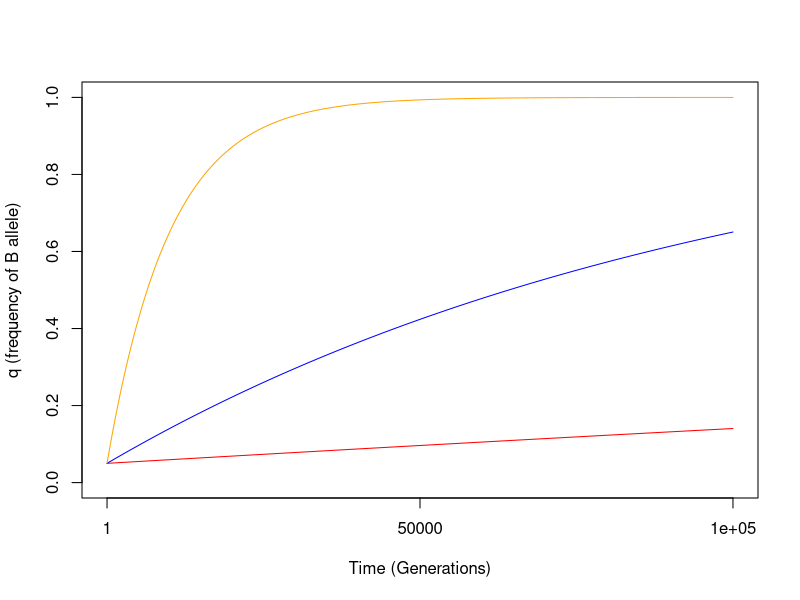

The R script that drew this image:
## ---- chunk 1
p0 <- 0.95
t <- 1:100000

marks <- c(1,50000,100000)
u <- 0.000001
qt <- 1 - p0*exp(-u*t)
qt5 <- 1 - p0*exp(-0.00001*t)
qt4 <- 1 - p0*exp(-0.0001*t)

plot(x=t, y=qt, xlab="Time (Generations)", ylab="q (frequency of B allele)", type="l", col="red", xaxt="n", ylim=c(0,1))
axis(1,at=marks,labels=marks)
points(x=t,y=qt5,type="l",col="blue")
points(x=t,y=qt4,type="l",col="orange")
## ---- chunk 2
# FUNCTION to calculate observed allele frequencies or a single gene with 2 alleles  

AlleleFreq_2A <- function(x=c(AA=100, AB=50, BB=50)) {
  
  # Pull out counts of individual genotypes
  AA <- x[1]
  AB <- x[2]
  BB <- x[3]
  # Create a vector and divide by the sum; works for frequencies or raw counts as input
  Gen_Freq <- c(AA,AB,BB)/sum(AA + AB + BB)
  
  # Print genotype frequencies
  cat("Observed genotypic frequencies:", "\n","freq(AA) = ", Gen_Freq[1], "\n", "freq(AB) = ", Gen_Freq[2], "\n", "freq(BB) = ", Gen_Freq[3],"\n")
  cat("\n")
  
  # Create vector for allele frequencies
  Allele_Freq <- vector("numeric",2)
  
  # Use genotypes to calculate allele frequencies
  Allele_Freq[1] <- Gen_Freq[1] + 0.5*Gen_Freq[2]
  Allele_Freq[2] <- Gen_Freq[3] + 0.5*Gen_Freq[2]
  
  # Print allelic frequencies
  cat("Observed allelic frequencies:", "\n", "freq(A) = ", Allele_Freq[1], "\n", "freq(B) = ", Allele_Freq[2], "\n")
  cat("\n")
  # Return the output vector
  return(Allele_Freq)
}
## ---- chunk 3
# FUNCTION to calculate observed allele frequencies or a single gene with 3 alleles  

AlleleFreq_3A <- function(x=c(JJ=100, JK=50, JL=50, KL=50, KK=50, LL=50)) {
  
  # Convert input vector to individual genotypes
  JJ <- x[1]
  JK <- x[2]
  JL <- x[3]
  KL <- x[4]
  KK <- x[5]
  LL <- x[6]
  # Create a vector and divide by the sum; works for frequencies or raw counts as input
  Gen_Freq <- c(JJ, JK, JL, KL, KK, LL)/sum(JJ, JK, JL, KL, KK, LL)
  
  # Print genotype frequencies
  cat("Observed genotypic frequencies:", "\n","freq(JJ) = ", Gen_Freq[1], "\n", "freq(JK) = ", Gen_Freq[2], "\n", "freq(JL) = ", Gen_Freq[3],"\n", "freq(KL) = ", Gen_Freq[4], "\n", "freq(KK) = ", Gen_Freq[5], "\n", "freq(LL) = ", Gen_Freq[6],"\n")
  cat("\n")
  
  # Create vector for allele frequencies
  Allele_Freq <- vector("numeric",3)
  
  # Use genotypes to calculate allele frequencies
  Allele_Freq[1] <- Gen_Freq[1] + 0.5*Gen_Freq[2] + 0.5*Gen_Freq[3]
  Allele_Freq[2] <- Gen_Freq[5] + 0.5*Gen_Freq[2] + 0.5*Gen_Freq[4]
  Allele_Freq[3] <- Gen_Freq[6] + 0.5*Gen_Freq[3] + 0.5*Gen_Freq[4]
  
  # Print allelic frequencies
 cat("Observed allelic frequencies:", "\n", "freq(J) = ", Allele_Freq[1], "\n", "freq(K) = ", Allele_Freq[2], "\n", "freq(L) = ", Allele_Freq[3], "\n")
  cat("\n")
 
  # Return the output vector
  return(Allele_Freq)
}
## ---- chunk 4
# FUNCTION to calculate Hardy-Weinberg genotypic frequency for a single gene with 2 alleles  

HardyWeinberg_2A <- function(x=c(p=0.7, q=0.3)){
  
  # Convert input vector to individual frequencies
  p <- x[1]
  q <- x[2]
# Create a vector for genotypic frequencies
Genotype_Freq <-vector("numeric",3)  

# Use Hardy-Weinberg equation to calculate genotypic frequencies from allelic frequencies
Genotype_Freq[1] <- p^2
Genotype_Freq[2] <- 2*p*q
Genotype_Freq[3] <- q^2

# Print allelic frequencies
cat("Observed allelic frequencies:", "\n", "f(A) = ", p, "\n", "f(B) = ", q, "\n")
cat("\n")

# Print expected Hardy-Weinberg genotypic frequencies
cat("Expected Hardy-Weinberg genotypic frequencies:", "\n", "H-W f(AA) = ", Genotype_Freq[1], "\n", "H-W f(AB) = ", Genotype_Freq[2], "\n", "H-W f(BB) = ", Genotype_Freq[3], "\n")
  cat("\n")

  # Return the output vector
  return(Genotype_Freq)
}
## ---- chunk 5
# FUNCTION to calculate Hardy-Weinberg genotypic frequency for a single gene with 3 alleles  

HardyWeinberg_3A <- function(x=c(p=0.7, q=0.2, r=0.1)){
  
  # Convert input vector into individual allelic frequencies
  p <- x[1]
  q <- x[2]
  r <- x[3]
# Create a vector for genotypic frequencies
Genotype_Freq <-vector("numeric",6)  

# Use Hardy-Weinberg equation to calculate genotypic frequencies from allelic frequencies
Genotype_Freq[1] <- p^2
Genotype_Freq[2] <- 2*p*q
Genotype_Freq[3] <- 2*p*r
Genotype_Freq[4] <- 2*q*r
Genotype_Freq[5] <- q^2
Genotype_Freq[6] <- r^2

# Print allelic frequencies
cat("Observed allelic frequencies:", "\n", "f(J) = ", p, "\n", "f(K) = ", q, "\n","f(L) = ", r, "\n")
cat("\n")

#i Print expected Hardy-Weinberg genotypic frequencies
cat("Expected Hardy-Weinberg genotypic frequencies:", "\n", "H-W f(JJ) = ", Genotype_Freq[1], "\n", "H-W f(JK) = ", Genotype_Freq[2], "\n", "H-W f(JL) = ", Genotype_Freq[3], "\n",  "H-W f(KL) = ", Genotype_Freq[4], "\n", "H-W f(KK) = ", Genotype_Freq[5], "\n", "H-W f(LL) = ", Genotype_Freq[6], "\n")
  cat("\n")

  # Return the output vector
  return(Genotype_Freq)
}
## ---- chunk 6
AlleleFreq_2A(x=c(AA=75, AB=20, BB=100))
## ---- chunk 7
HardyWeinberg_2A(x=c(p=0.4358974, q=0.5641026))
## ---- chunk 8
AlleleFreq_3A(x=c(JJ=10,JK=11,JL=0,KL=9,KK=2,LL=22))
## ---- chunk 9
HardyWeinberg_3A(x=c(p=0.287037, q=0.2222222, r=0.4907407))
## ---- chunk 10
# Chaining functions together to get allelic frquencies and Hardy-Weinberg expected genotypic frequencies:

HardyWeinberg_2A(AlleleFreq_2A(x=c(AA=75, AB=20, BB=100)))

HardyWeinberg_3A(AlleleFreq_3A(x=c(JJ=10,JK=11,JL=0,KL=9,KK=2,LL=22)))
## ---- chunk 11
# FUNCTION to calculate the increase in the frequency of a mutant allele through time

Mutation <- function(qo=0.5,u=0.000001,t=1:10) { 
  qt =  1 - (1 - qo)*exp(-u*t)
return(qt)
}
## ---- chunk 12
Mutation(qo=0.5)

## ---- chunk 13
# FUNCTION to calculate the change in allele frequency from migration

Migration <- function(p0=0.5, pm=0.9, m=0.1, t=1:10){
  pt <- (1 - m)^t * (p0 - pm) + pm
  return(pt)
}

## ---- chunk 14
Migration(p0=0.1)
## ---- chunk 15
# FUNCTION to calculate the change in allele frequency from inbreeding

Inbreeding <- function(p=0.3, F = 0.5){
  genotypes <- vector("numeric",3)
  q <- 1 - p
  genotypes[1] <- p^2*(1 - F) + p*F
  genotypes[2] <- 2*p*q*(1- F)
  genotypes[3] <- q^2*(1 - F) + q*F
  
  return(genotypes)
}

## ---- chunk 16
Inbreeding()

## ---- chunk 17
# FUNCTION to calculate effective population size with a bottleneck

Bottleneck <- function(N=1:5){
  Ne <- 1/((1/length(N))*(sum(1/N)))
  return(Ne)
}

## ---- chunk 18
Bottleneck()

## ---- chunk 19
# FUNCTION to calculate effective population size with a skewed sex ratio

SexRatio <- function(m=10, f=12){ 
  Ne <- (4*m*f)/(m + f)
  return(Ne)
}
## ---- chunk 20
SexRatio()

## ---- chunk 21
# FUNCTION to calculate effective population size with limited dispersal

NatalDispersal <- function(d=10, x=1){
  Ne <- 4*pi*d*x
  return(Ne)
}

## ---- chunk 22
NatalDispersal()

## ---- chunk 23
# FUNCTION to calculate probability of at least one occurrence with individual probability p and number of trials n

CompoundProb <- function(p=0.01, n=52){
  Prob <- 1 - (1 - p)^n
  return(Prob)
}
## ---- chunk 24
CompoundProb()
